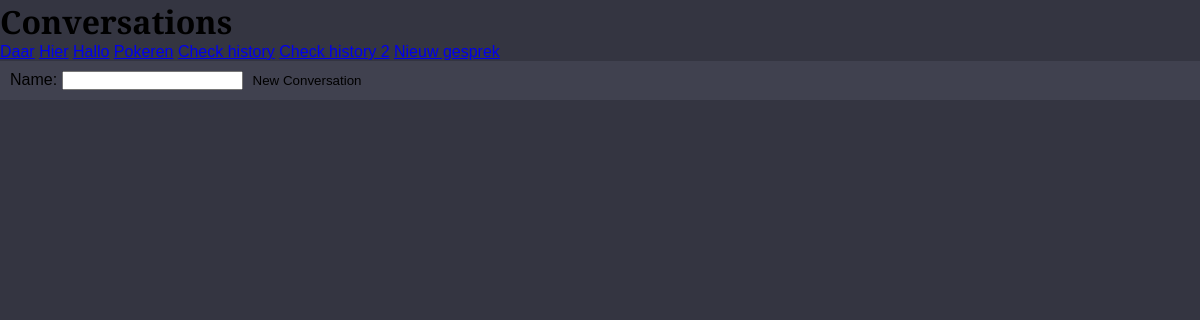
/, run on an earlier commit of the app's database.
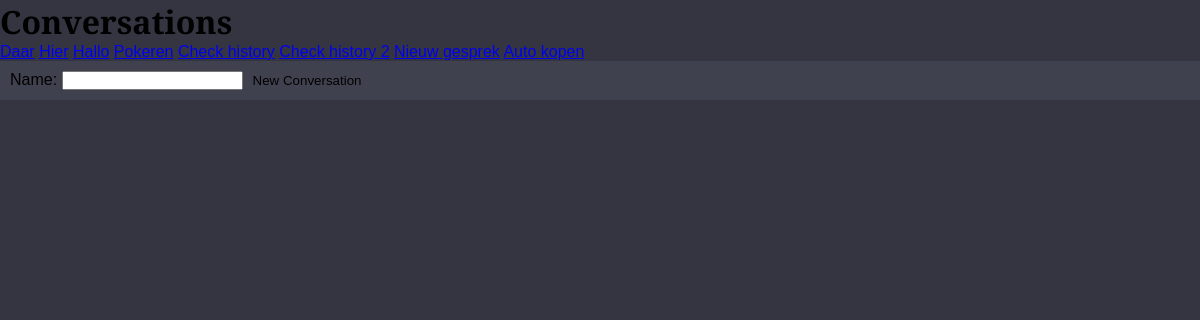
And on a later commit of the database.
### chat/models.py (models this page shows, shortened)
class Conversation(models.Model):
    conversation_id = models.CharField(max_length=255, unique=True, default=generateUUID, editable=False)
    name = models.CharField(max_length=255,blank=True)
    timestamp = models.DateTimeField(auto_now=True)

### chat/views.py (the view, shortened to what this page needs)
# urls.py: path('', views.home, name='home'),
def home(request):
    conversations = Conversation.objects.all()
    form = NewConversationForm()
    return render(request, 'chat/index.html', {
    'conversations': conversations,
    'form': form,
    })

### chat/forms.py
class NewConversationForm(forms.ModelForm):
    class Meta:
        model = Conversation
        fields = ['name']

### chat/models.py (called while the page is built)
def generateUUID():
    return str(uuid4())

### chat/templates/chat/index.html (shortened to what this page needs)
{% load static %}
<html>
  <head>
    <link rel="stylesheet" href="{% static 'css/style.css' %}">
  </head>
  <body>
<div class="app">
    <h1>Conversations</h1>
    {% for conversation in conversations %}
    <a href="{% url 'app' conversation.id %}">{{ conversation.name }}</a>
    {% endfor %}
    <form method="post">
      {{ form.as_p }}
    <button type="submit">New Conversation</button>
  </form>
</div>
  </body>
</html>

What changed in the data, as far as the page shows it:
added Conversation: name "Auto kopen"
